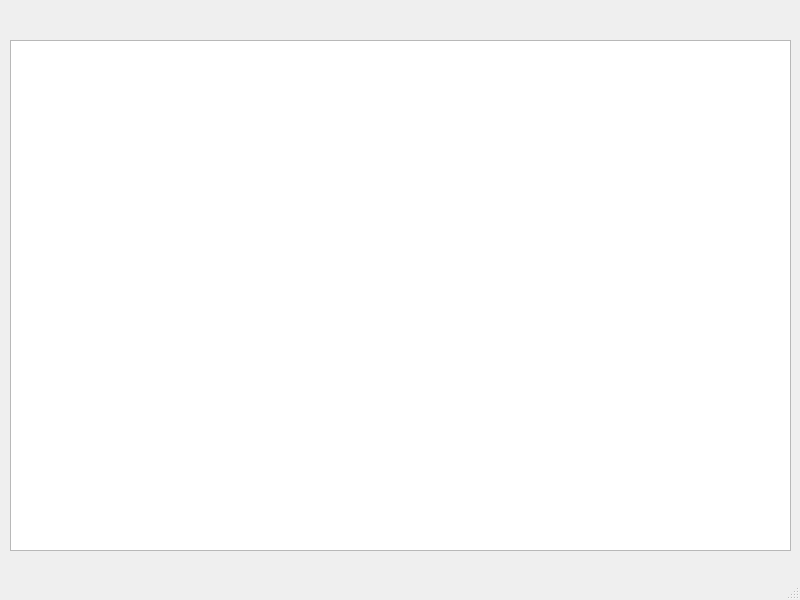
<?xml version="1.0" encoding="UTF-8"?>
<ui version="4.0">
 <class>MainWindow</class>
 <widget class="QMainWindow" name="MainWindow">
  <property name="geometry">
   <rect>
    <x>0</x>
    <y>0</y>
    <width>800</width>
    <height>600</height>
   </rect>
  </property>
  <property name="windowTitle">
   <string>Coffee</string>
  </property>
  <widget class="QWidget" name="centralwidget">
   <widget class="QTableWidget" name="tableWidget">
    <property name="geometry">
     <rect>
      <x>10</x>
      <y>40</y>
      <width>781</width>
      <height>511</height>
     </rect>
    </property>
   </widget>
  </widget>
  <widget class="QMenuBar" name="menubar">
   <property name="geometry">
    <rect>
     <x>0</x>
     <y>0</y>
     <width>800</width>
     <height>21</height>
    </rect>
   </property>
  </widget>
  <widget class="QStatusBar" name="statusbar"/>
 </widget>
 <resources/>
 <connections/>
</ui>
